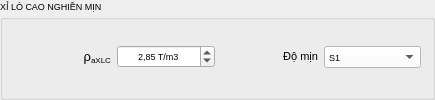
       <widget class="QGroupBox" name="XLC">
        <property name="minimumSize">
         <size>
          <width>435</width>
          <height>45</height>
         </size>
        </property>
        <property name="font">
         <font>
          <family>Tahoma</family>
          <pointsize>7</pointsize>
         </font>
        </property>
        <property name="tabletTracking">
         <bool>false</bool>
        </property>
        <property name="layoutDirection">
         <enum>Qt::LeftToRight</enum>
        </property>
        <property name="autoFillBackground">
         <bool>true</bool>
        </property>
        <property name="locale">
         <locale language="Vietnamese" country="Vietnam"/>
        </property>
        <property name="inputMethodHints">
         <set>Qt::ImhDialableCharactersOnly|Qt::ImhDigitsOnly|Qt::ImhEmailCharactersOnly|Qt::ImhFormattedNumbersOnly|Qt::ImhLatinOnly|Qt::ImhLowercaseOnly|Qt::ImhUppercaseOnly|Qt::ImhUrlCharactersOnly</set>
        </property>
        <property name="title">
         <string>XỈ LÒ CAO NGHIỀN MỊN</string>
        </property>
        <property name="flat">
         <bool>false</bool>
        </property>
        <property name="checkable">
         <bool>false</bool>
        </property>
        <layout class="QHBoxLayout" name="horizontalLayout_5">
         <item>
          <widget class="QLabel" name="label_53">
           <property name="minimumSize">
            <size>
             <width>67</width>
             <height>19</height>
            </size>
           </property>
           <property name="font">
            <font>
             <family>Tahoma</family>
             <pointsize>7</pointsize>
            </font>
           </property>
           <property name="text">
            <string>&lt;html&gt;&lt;head/&gt;&lt;body&gt;&lt;p align=&quot;right&quot;&gt;&lt;span style=&quot; font-family:'Calibri,sans-serif'; font-size:10pt;&quot;&gt;ρ&lt;/span&gt;&lt;span style=&quot; font-size:9pt; vertical-align:sub;&quot;&gt;aXLC&lt;/span&gt;&lt;/p&gt;&lt;/body&gt;&lt;/html&gt;</string>
           </property>
          </widget>
         </item>
         <item>
          <widget class="QDoubleSpinBox" name="doubleSpinBox_45">
           <property name="minimumSize">
            <size>
             <width>67</width>
             <height>19</height>
            </size>
           </property>
           <property name="font">
            <font>
             <family>Tahoma</family>
             <pointsize>7</pointsize>
            </font>
           </property>
           <property name="alignment">
            <set>Qt::AlignCenter</set>
           </property>
           <property name="suffix">
            <string> T/m3</string>
           </property>
           <property name="minimum">
            <double>2.000000000000000</double>
           </property>
           <property name="maximum">
            <double>3.000000000000000</double>
           </property>
           <property name="singleStep">
            <double>0.010000000000000</double>
           </property>
           <property name="value">
            <double>2.850000000000000</double>
           </property>
          </widget>
         </item>
         <item>
          <widget class="QLabel" name="label_55">
           <property name="minimumSize">
            <size>
             <width>67</width>
             <height>19</height>
            </size>
           </property>
           <property name="font">
            <font>
             <family>Tahoma</family>
             <pointsize>7</pointsize>
            </font>
           </property>
           <property name="text">
            <string>&lt;html&gt;&lt;head/&gt;&lt;body&gt;&lt;p align=&quot;right&quot;&gt;&lt;span style=&quot; font-size:8pt;&quot;&gt;Độ mịn&lt;/span&gt;&lt;/p&gt;&lt;/body&gt;&lt;/html&gt;</string>
           </property>
          </widget>
         </item>
         <item>
          <widget class="QComboBox" name="comboBox_4">
           <property name="minimumSize">
            <size>
             <width>67</width>
             <height>19</height>
            </size>
           </property>
           <property name="font">
            <font>
             <family>Tahoma</family>
             <pointsize>7</pointsize>
            </font>
           </property>
           <property name="styleSheet">
            <string notr="true">background-color: rgb(255, 255, 255);</string>
           </property>
           <item>
            <property name="text">
             <string>S1</string>
            </property>
           </item>
           <item>
            <property name="text">
             <string>S2</string>
            </property>
           </item>
           <item>
            <property name="text">
             <string>S3</string>
            </property>
           </item>
          </widget>
         </item>
        </layout>
       </widget>
